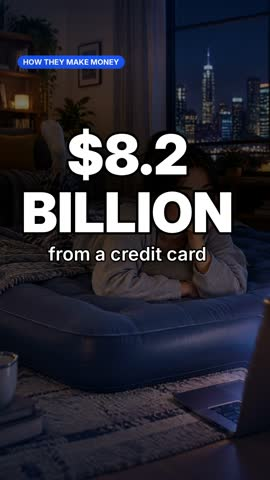
#> input picture analytics/covers/003-delta.jpg, 270 x 480 px
$ python -i health.py   (imports and definitions only)
#> lines starting #> are read from the running program, lines starting #| are printed output that depends on the picture
"""Daily health check: how each recent Short is doing, and whether its thumbnail is up.

Runs after pipeline.stats (stats.yml). For every Short posted in the last DAYS days it reads
views/likes from analytics/stats.json and downloads YouTube's public thumbnail (i.ytimg.com, no
key needed). Thumbnail checks:
  up     - YouTube serves a real thumbnail (not missing or the grey placeholder)
  cover  - it matches our cover frame (analytics/covers/<id>.jpg, saved at render time) by a
           simple picture fingerprint; "auto" means YouTube picked a different frame
Writes analytics/health.md (a table Claude or Sam can read) and analytics/health.json, and prints
a ::warning for any thumbnail that is missing or isn't our cover. Never fails the workflow.

  python -m pipeline.health
"""
from __future__ import annotations

import datetime as dt
import io
import json
import re
import sys
import urllib.request
from pathlib import Path

import numpy as np
from PIL import Image

ROOT = Path(__file__).resolve().parent.parent
OUT = ROOT / "analytics"
DAYS = 7
MATCH = 0.90  # share of fingerprint bits that must agree (different Shorts on one template hit ~0.8)


def norm(t: str) -> str:
    return re.sub(r"[^a-z0-9]", "", t.lower())


# [22 lines left out: functions fetch, thumbnail, not called in this run]


def fingerprint(im: Image.Image) -> np.ndarray:
    """Difference hash of the middle of the frame (where the cover text sits)."""
    w, h = im.size
    g = im.crop((0, int(h * 0.2), w, int(h * 0.8))).convert("L").resize((17, 16), Image.LANCZOS)
    a = np.asarray(g, np.float32)
    return (a[:, 1:] > a[:, :-1]).ravel()


def blank(im: Image.Image) -> bool:
    return float(np.asarray(im.convert("L"), np.float32).std()) < 6


# [59 lines left out: function main, not called in this run]


# [2 lines not run here, left out]

>>> from PIL import Image
>>> picture = Image.open('../analytics/covers/003-delta.jpg')
#> picture is the input picture: PIL image 270x480 RGB; mean R, G, B 43.6, 43.4, 53.7
>>> result = fingerprint(picture)
#> in fingerprint, `g = im.crop((0, int(h * 0.2), w, int(h * 0.8))).convert("L").resize((1..`:
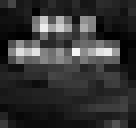
#> g: PIL image 17x16 L (shown 8 times larger); min 0, max 244, mean 52.5
